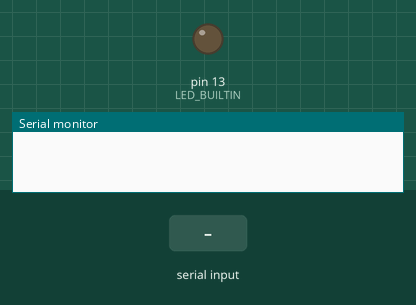
Simulated run of this sketch. Board: Arduino Uno, built with avr-gcc and run on an emulated ATmega328P. Shown: output pins drawn as LEDs (lit = HIGH), the last lines printed to the serial monitor. The test bench sets the inputs (shaded band).

Above: at 1.2 s.
1.3 s: "a" received over Serial
At 4.6 s:
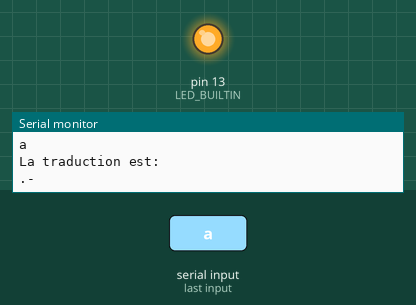
Timing chart, 0 to 7.3 s (numbered marks = the images above; inputs shaded):
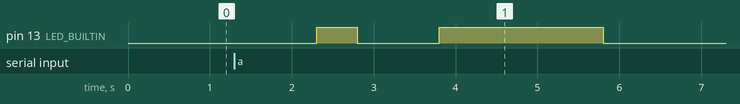

Measured:
- after the input at 1.3 s, pin 13 (LED_BUILTIN): LOW → HIGH after 1.0 s, → LOW 0.50 s later, → HIGH 1.0 s later, → LOW 2.0 s later

The sketch:

CodeMorse.ino
```cpp
#include "Traducteur.hpp"
#include "LettreMorse.hpp"

LettreMorse Lm;
Traducteur Tr;

void setup() {

  Serial.begin(9600);
  pinMode(LED_BUILTIN, OUTPUT);
}

void loop() {

if (Serial.available()){
      Lm.mot = Serial.readString();
      Lm.ConversionMorse();
      Tr.traducteurdelay(Lm.morse);
}

}
```

LettreMorse.cpp
```cpp
#include "LettreMorse.hpp"

LettreMorse::LettreMorse(){};

void LettreMorse::ConversionMorse(){  //Convertit un mot en morse

  Serial.println("Ecris le mot que tu veux traduire:\n");
  Serial.println(mot);

  Serial.println("La traduction est:\n");

  for (int i = 0; i < mot.length(); i++){
      switch (mot[i]){
      case 'a':
          morse += ".-";
          break;
      case 'b':
          morse += "-...";
          break;
      case 'c':
          morse += "-.-.";
          break;
      case 'd':
         morse += "-..";
          break;
      case 'e':
          morse += ".";
          break;
      case 'f':
          morse += "..-.";
          break;
      case 'g':
          morse += "--.";
          break;
      case 'h':
          morse += "....";
          break;
      case 'i':
          morse += "..";
          break;
      case 'j':
          morse += ".---";
          break;
      case 'k':
         morse += "-.-";
         break;
      case 'l':
         morse += ".-..";
          break;
     case 'm':
         morse += "--";
          break;
      case 'n':
          morse += "-.";
          break;
      case 'o':
         morse += "---";
         break;
      case 'p':
         morse += ".--.";
         break;
      case 'q':
         morse += "--.-";
         break;
      case 'r':
         morse += ".-.";
         break;
     case 's':
         morse += "...";
         break;
      case 't':
         morse += "-";
          break;
      case 'u':
          morse += "..-";
          break;
      case 'v':
          morse += "...-";
          break;
      case 'w':
          morse += ".--";
         break;
      case 'x':
          morse += "-..-";
          break;
      case 'y':
          morse += "-.--";
         break;
      case 'z':
         morse += "--..";
         break;
      case ' ':
          morse += "  " ;
          break;
      default:
          morse += "";
          break;
      }
  }

  Serial.println(morse);
}
```

LettreMorse.hpp
```cpp
#ifndef LETTREMORSE_H
#define LETTREMORSE_H

#include "Arduino.h"

class LettreMorse{   //cette classe sert à modéliser une lettre et son équivalent en Morse

  private:


  public:
    LettreMorse();
    String mot;
    String morse;
    void ConversionMorse();
};

#endif
```

Traducteur.cpp
```cpp
#include "Traducteur.hpp"

Traducteur::Traducteur(){};


void Traducteur::trait() {    //Clignotement led long pour un trait
  digitalWrite(LED_BUILTIN, HIGH);
  delay(2000);
  digitalWrite(LED_BUILTIN, LOW);
  delay(1000);
}

void Traducteur::point() {   //Clignotement led court pour un point
  digitalWrite(LED_BUILTIN, HIGH);
  delay(500);
  digitalWrite(LED_BUILTIN, LOW);
  delay(1000);
}

void Traducteur::traducteurdelay(String text) {   //Convertit en clignotement le message morse
  for (int i = 0; i < text.length(); i++) {
    if (text[i] == '.') {
      point();
    }
    else if (text[i] == '-'){
      trait();
    }
  }
}
```

Traducteur.hpp
```cpp
#ifndef TRADUCTEUR_H
#define TRADUCTEUR_H

#include "Arduino.h"

class Traducteur   //Une classe qui permet de prendre un mot et de le convertir en clignotement
{

private:
    String morse;


public:
    Traducteur();
    void point();
    void trait();
    void traducteurdelay(String text);


};

#endif
```
